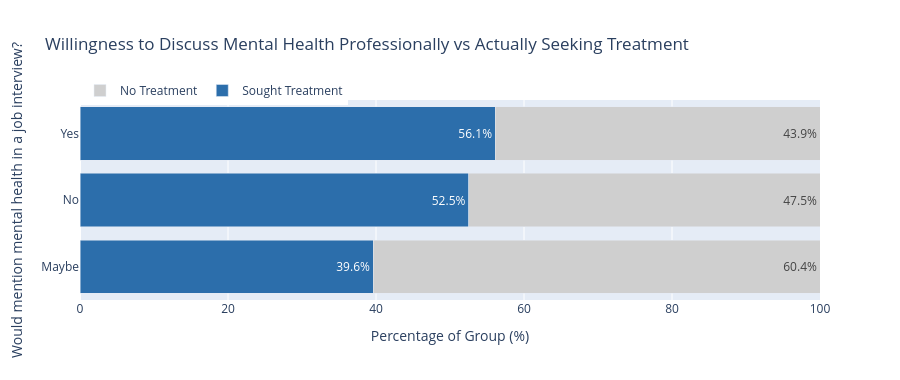

Notebook code cell kept with this figure:
### Markdown cell above
### Chart 3 — Where Is Stigma Highest, and Does It Stop People From Getting Help?

### Code cell
# Use 'mental_health_interview' as a proxy for stigma
stigma_tech_survey = tech_survey[tech_survey['mental_health_interview'].isin(['Yes', 'No', 'Maybe'])].copy()

stigma = pd.crosstab(stigma_tech_survey['mental_health_interview'], stigma_tech_survey['treatment'], normalize='index').mul(100).round(1)
stigma.columns = ['No Treatment', 'Sought Treatment']
stigma = stigma.reset_index()

fig = go.Figure()

fig.add_trace(go.Bar(
    name='Sought Treatment',
    y=stigma['mental_health_interview'],
    x=stigma['Sought Treatment'],
    orientation='h',
    marker_color='#2C6EAB',
    text=stigma['Sought Treatment'].astype(str) + '%',
    textposition='inside'
))

fig.add_trace(go.Bar(
    name='No Treatment',
    y=stigma['mental_health_interview'],
    x=stigma['No Treatment'],
    orientation='h',
    marker_color='#CFCFCF',
    text=stigma['No Treatment'].astype(str) + '%',
    textposition='inside'
))

fig.update_layout(
    barmode='stack',
    title='Willingness to Discuss Mental Health Professionally vs Actually Seeking Treatment',
    xaxis=dict(title='Percentage of Group (%)', range=[0, 100]),
    yaxis=dict(title='Would mention mental health in a job interview?'),
    height=380,
    legend=dict(orientation='h', y=1.12)
)
fig.show()

print('Count per group:')
print(tech_survey['mental_health_interview'].value_counts())

### Figure 1 — Plotly figure (JSON) as saved in the notebook; plotly's stock layout.template omitted (floating-point values rounded to 4 significant figures)
{"data": [{"marker": {"color": "#2C6EAB"}, "name": "Sought Treatment", "orientation": "h", "text": ["39.6%", "52.5%", "56.1%"], "textposition": "inside", "type": "bar", "x": [39.6, 52.5, 56.1], "y": ["Maybe", "No", "Yes"]}, {"marker": {"color": "#CFCFCF"}, "name": "No Treatment", "orientation": "h", "text": ["60.4%", "47.5%", "43.9%"], "textposition": "inside", "type": "bar", "x": [60.4, 47.5, 43.9], "y": ["Maybe", "No", "Yes"]}], "layout": {"barmode": "stack", "height": 380, "legend": {"orientation": "h", "y": 1.12}, "title": {"text": "Willingness to Discuss Mental Health Professionally vs Actually Seeking Treatment"}, "xaxis": {"range": [0, 100], "title": {"text": "Percentage of Group (%)"}}, "yaxis": {"title": {"text": "Would mention mental health in a job interview?"}}}}
